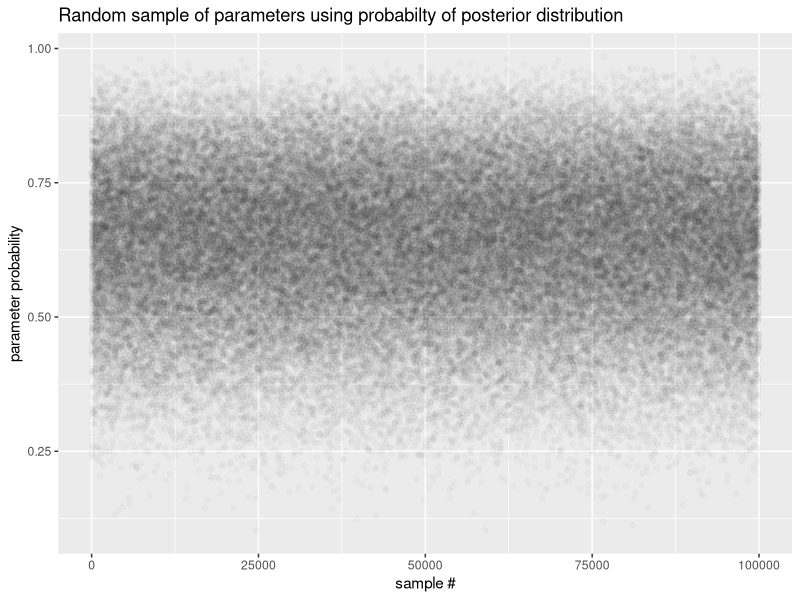
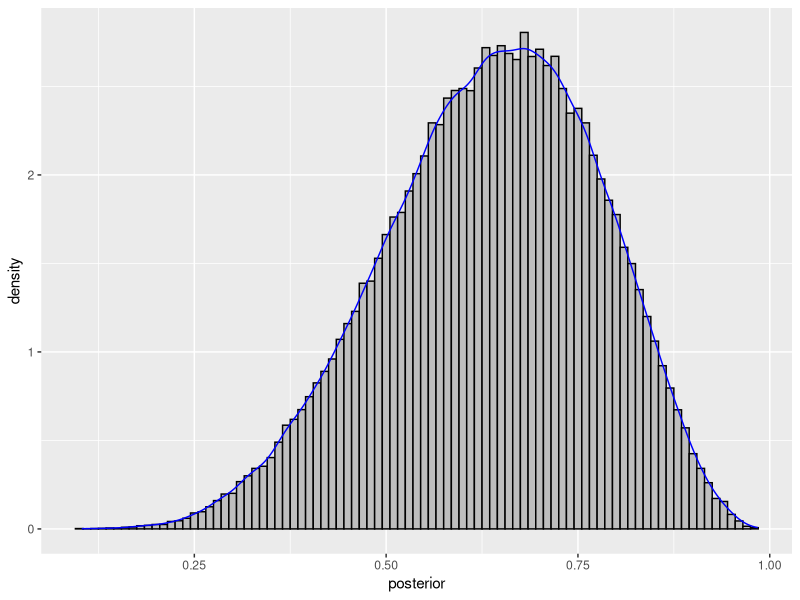
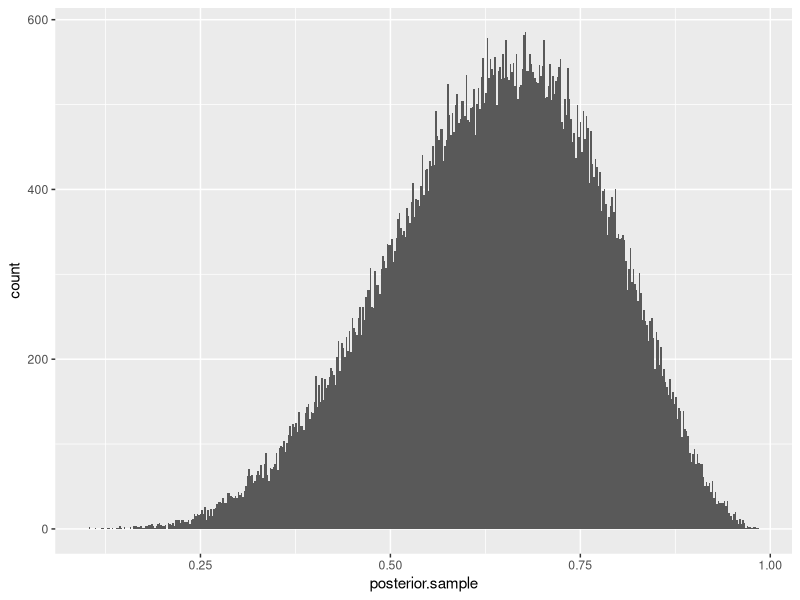
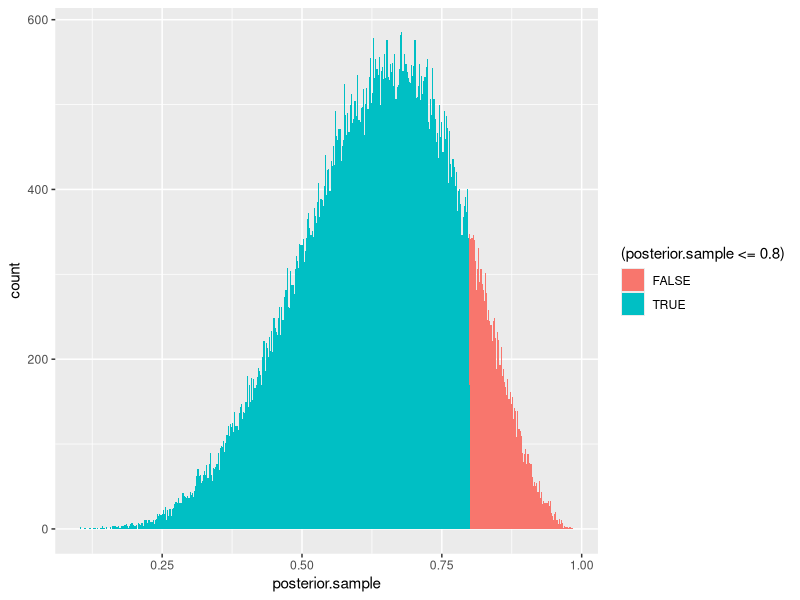
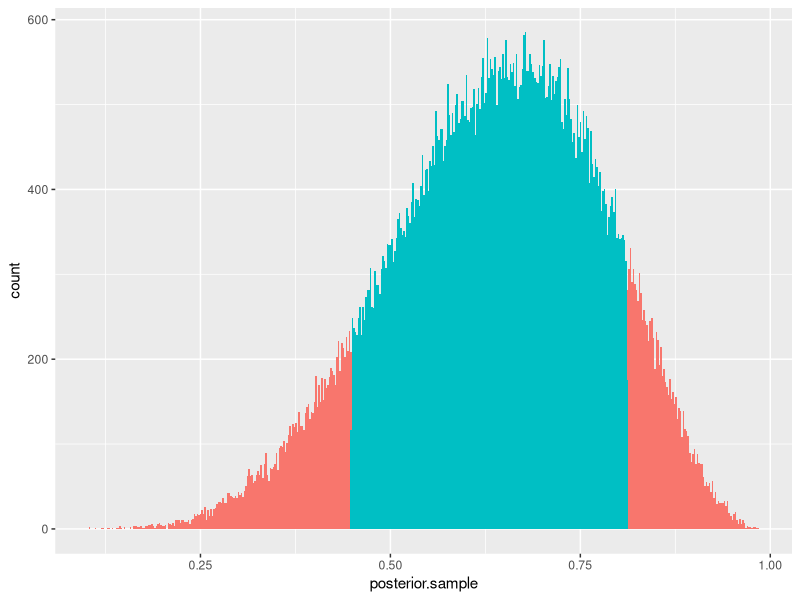
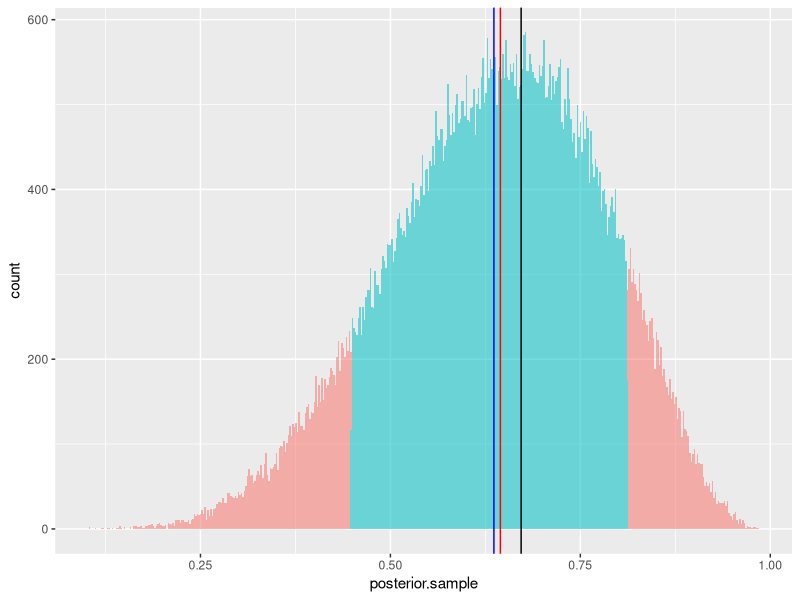
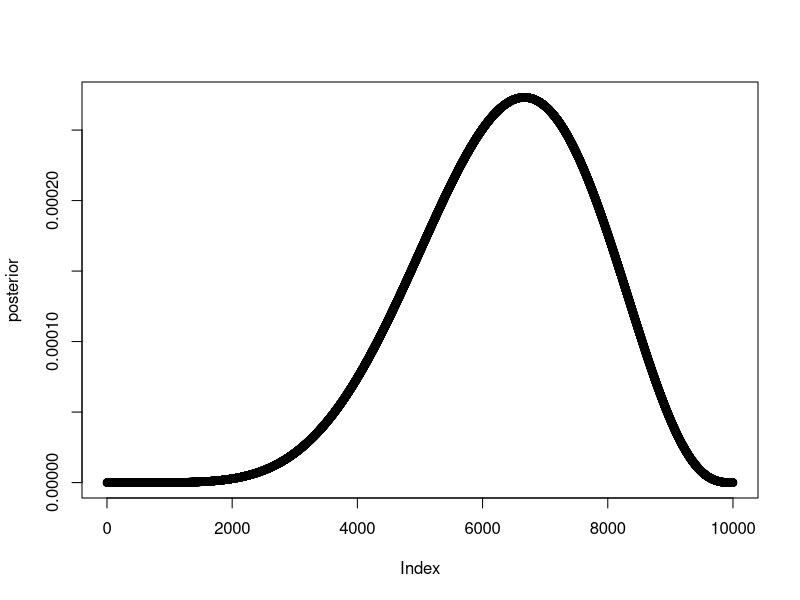

R code for these plots, in order:
#
# description:
#
# sampling from a grid-approximate posterior
# follows the same example like 0001 
#
# we use grid approximation, i.e. a walk through the parameter grid
# to construct samples which realize our data
#
# by summarizing the distribution of the samples, we obtain an answer as to what
# is the parameter configuration best describing our samples
#

rm(list = ls());

smode <- function(x) {
  ux <- unique(x)
  ux[which.max(tabulate(match(x, ux)))]
}

library(ggplot2);

#construct the parameter grid
sample.size <- 1e5;
grid.res    <- 1e4;
grid <- seq(from = 0, to = 1, length.out = grid.res);
#plot(grid);

#from the unknown model we drew the following sample
observed_sample <- c("W", "L", "W", "W", "W", "L", "W", "L", "W");

n <- length(observed_sample);
m <- sum( observed_sample == "W" );

#the prior of the data is the uninformative, non-constraining prior, i.e. each possible
#parameter configuration has the same prior probability
prior <- rep(1.0, grid.res);
#the likelihood of the data is ... p(data|p)
likelihood <- dbinom(x = m, size = n, prob = grid);

#now compute the posterior
posterior <- likelihood * prior;
#scale
posterior <- posterior / sum(posterior);
#let us sample with posterior probablity from the parameter space
#so the posterior dictates what parameter may be rather likely given the data
#so that we can then take sample.size samples from the parameter space
posterior.sample <- sample(x = grid, size = sample.size, replace = TRUE, prob = posterior);

data.df <- data.frame(posterior = posterior.sample, i = seq(sample.size));

ggplot(data.df, aes(x = i, y = posterior)) + 
  geom_point(alpha = 1/50) + 
  labs(title = "Random sample of parameters using probabilty of posterior distribution", 
       x = "sample #", y = "parameter probability");
#we can observe that the plot gets a lot darker in the upper horizontal region - around 0.65

ggplot(data.df, aes(x=posterior)) + 
  geom_histogram(aes(y=..density..),      # Histogram with density instead of count on y-axis
                 binwidth=0.01,
                 colour="black", fill = "gray") +
  geom_density(alpha=.4, colour="blue")  # Overlay with transparent density plot


#Plot CDI - credible density intervals
ggplot(data.df, aes(x=posterior.sample)) + geom_histogram(binwidth = 1/500);
ggplot(data.df, aes(x=posterior.sample, fill=(posterior.sample <= 0.8))) + 
         geom_histogram(binwidth = 1/500);


#the 90% credible interval
q90 <- as.numeric(quantile(posterior.sample, c(0.1, 0.9)));
ggplot(data.df, aes(x=posterior.sample, fill=(posterior.sample >= q90[1] & posterior.sample <= q90[2]))) + 
  geom_histogram(binwidth = 1/500) + 
  guides(fill = FALSE);


#now a point estimate
med <- median(posterior.sample);
avg <- mean(posterior.sample);
mod <- smode(posterior.sample);

#here we add a point estimate and the cdi to the plot
ggplot(data.df, 
       aes(x=posterior.sample, alpha = 0.2, fill=(posterior.sample >= q90[1] & posterior.sample <= q90[2]))) + 
  geom_histogram(binwidth = 1/500) +
  geom_vline(xintercept = med, colour = "red") + 
  geom_vline(xintercept = avg, colour=  "blue") + 
  geom_vline(xintercept = mod, colour= "black") + 
  scale_colour_discrete(breaks = c("median", "mean", "mode")) + 
  guides(fill = FALSE, alpha = FALSE, colour=guide_legend());

#picking a particular point estimate is associated with choosing a certain
#loss criterium - or the loss function which minimizes the respective loss criterium
#, such as mean absolute loss when picking the median
#or square average loss when picking 

#now when choosing the point estimate we can evaluate it against the prior under the loss function
#so what is the loss - it is the difference in our prediction against the true parameter w.r.t. 
#chosen loss function
plot(posterior)
sum(posterior * abs(0.5 - grid))